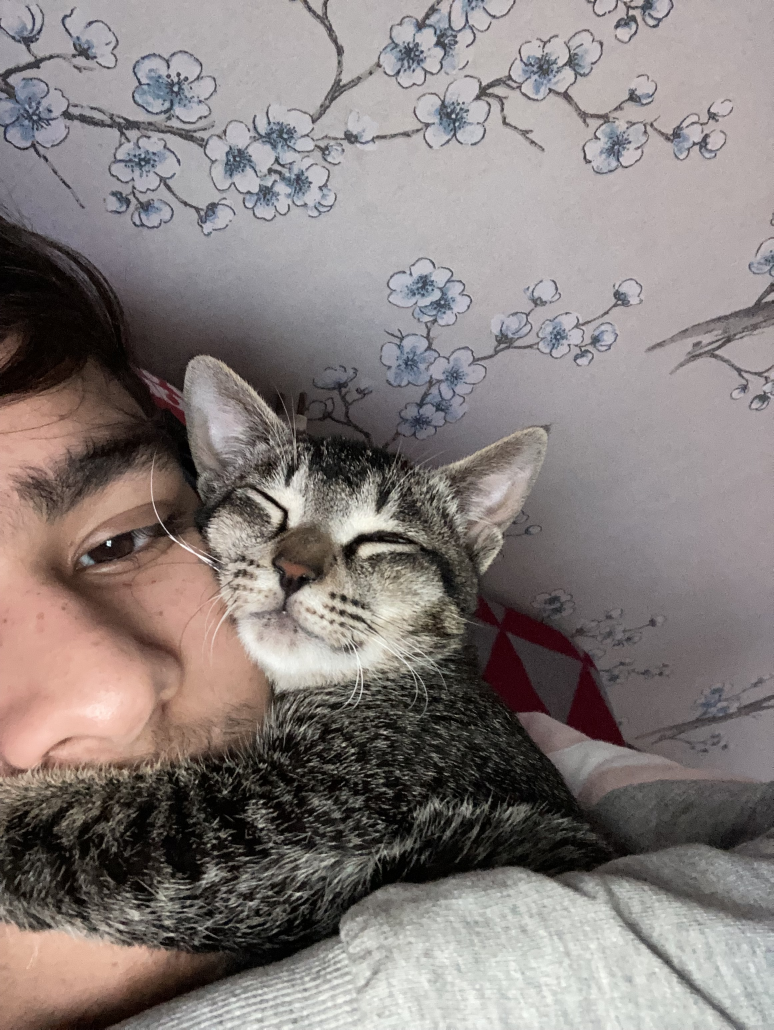
#> input picture openCV_practice/cat.JPG, 2320 x 3088 px, found by its file name (shown at 1/3 size)
$ python addition.py
#> lines starting #> are read from the running program, lines starting #| are printed output that depends on the picture; pictures that were not available may be replaced by others from this repository, and a replacement may not be noted
#program to demostrate addition of two images using openCV

import cv2
from cv2 import waitKey
from matplotlib.image import imread
import numpy as np

from PIL import Image


path = "D:/Anirudh/sample_images"

image1 = cv2.imread(path +"/cat.jpg",0)
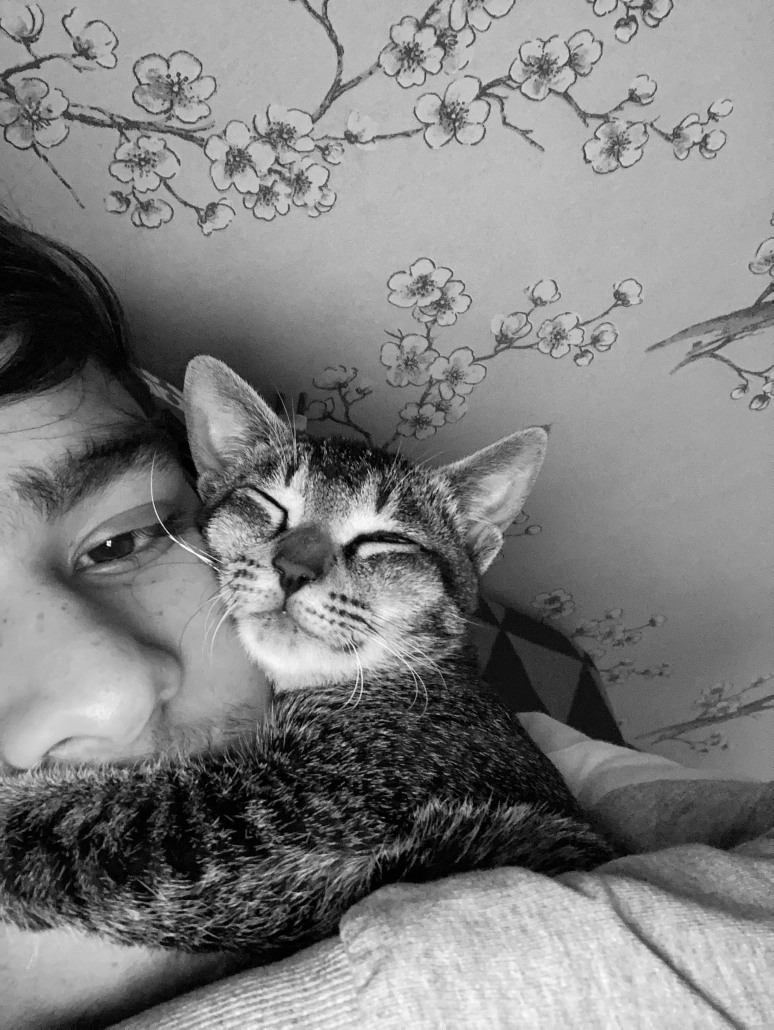
#> image1: shape (3088, 2320) (shown at 1/3 size); min 0, max 255, mean 127.3
image2 = cv2.imread(path +"/sea.jpg",0)
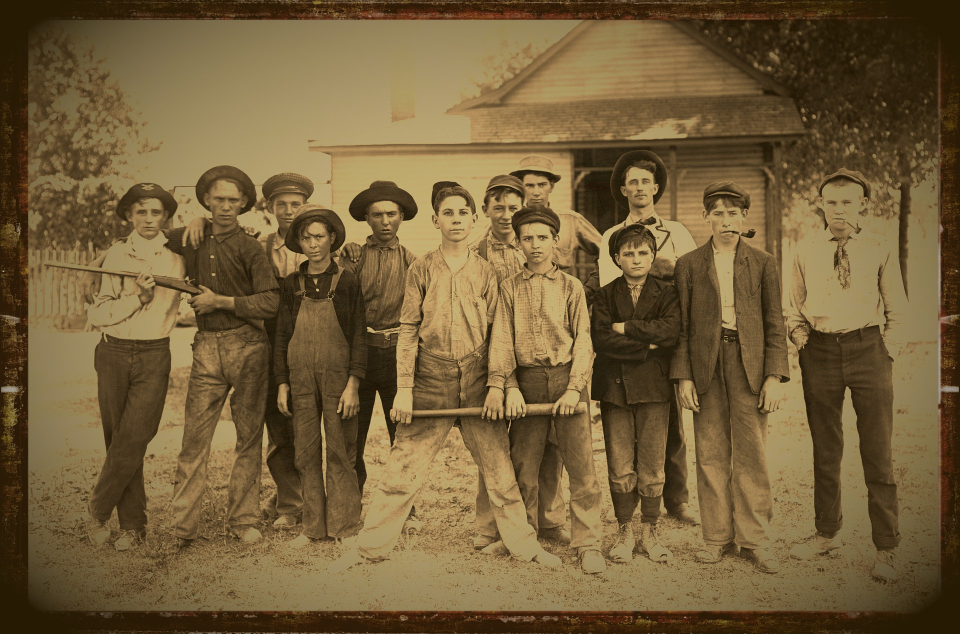
#> input picture openCV_practice/boys.jpg, 1920 x 1268 px, given in place of sea.jpg, which was not available (shown at 1/2 size)
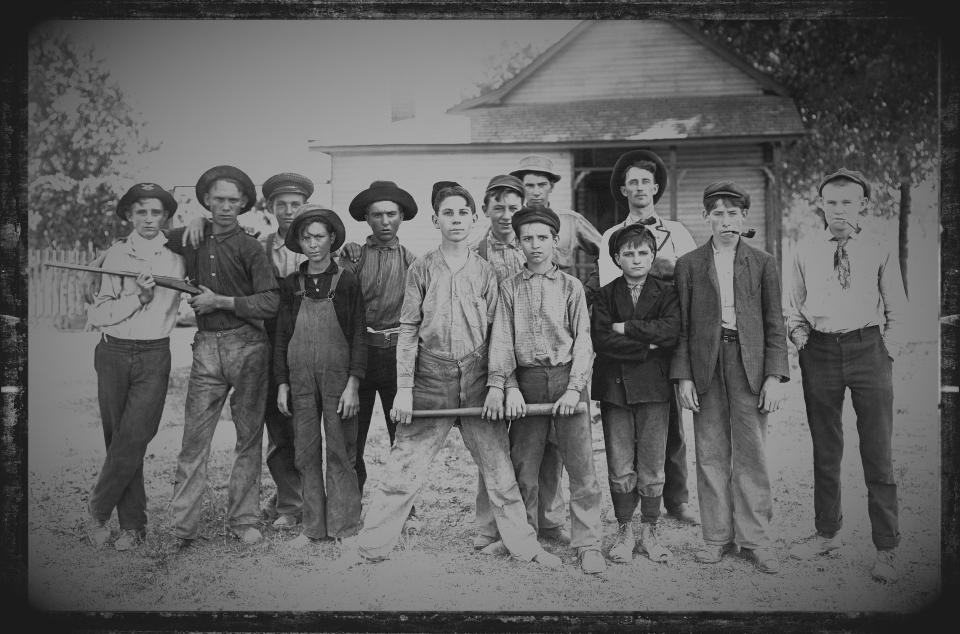
#> image2: shape (1268, 1920) (shown at 1/2 size); min 3, max 200, mean 97.1


#cropping image 1
#> (the run stopped early here; a loop or call above may not have finished)
